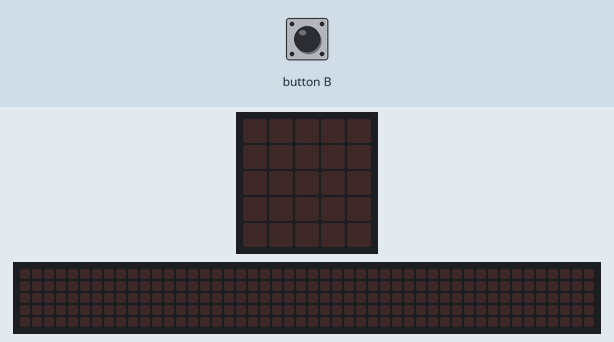
Bench run of a program on a simulated BBC micro:bit (MakeCode). Parts: the board's 5×5 LED display, a strip that is not on the board, showing the scrolling text unrolled. The inputs (shaded band) are chosen by the test bench. Random numbers come from a fixed seed; the 48×5 strip is a reading aid, not a part: it shows the text the display is scrolling, unrolled, one strip-width of it at a time.

Above: at 1.2 s.
1.3 s: button B pressed for 0.15 s
At 2.3 s:
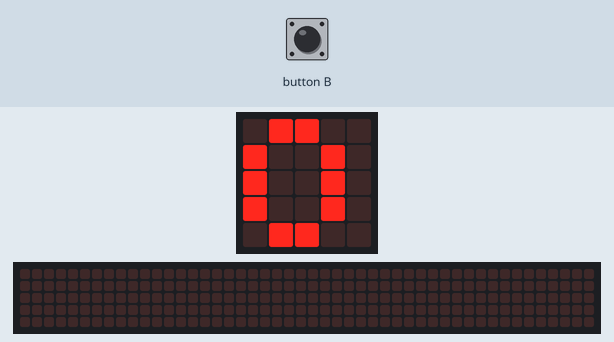
At 3.87 s:
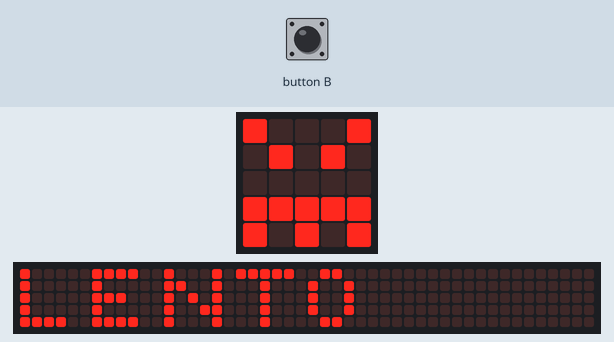
4.4 s: button B pressed for 0.15 s
At 11.9 s:
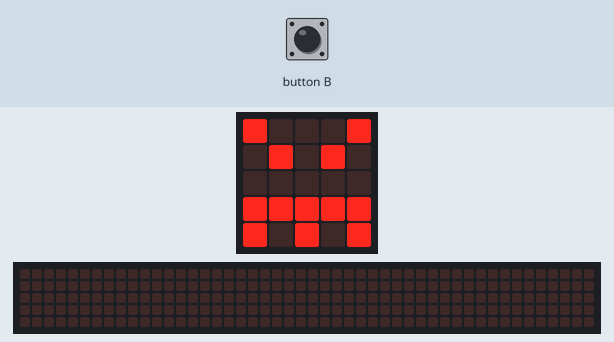

Measured:
- after the input at 1.3 s, the display: changes after 0.15 s (image 1)
- what the display in image 1 shows lasts 1.7 s, from 1.5 s to 3.2 s
- what the display in image 3 shows lasts 0.6 s, from 11.5 s to 12.1 s

The program:

10_RAPIFO_o_LENTO.py
```python
#Practica10
#Realizaun programa que simule un medidor de temperatura
#usando numeros al azar y el boton A, en el lenguaje python
#Si la temperatura>=70 muestre un sms de ,"RAPIDO", SINO un
#sms de "LENTO"

velocidad=0
def on_button_pressed_b():
    global velocidad
    temperatura=randint(1,100)
    basic.show_number(velocidad)
    basic.pause(1000)
    if velocidad>=70:
        basic.show_icon(IconNames.HAPPY)
        basic.show_string("RAPIDO")
    else:
        basic.show_icon(IconNames.ANGRY)
        basic.show_string("LENTO")
    basic.pause(500)
    basic.clear_screen()
input.on_button_pressed(Button.B, on_button_pressed_b)
```
